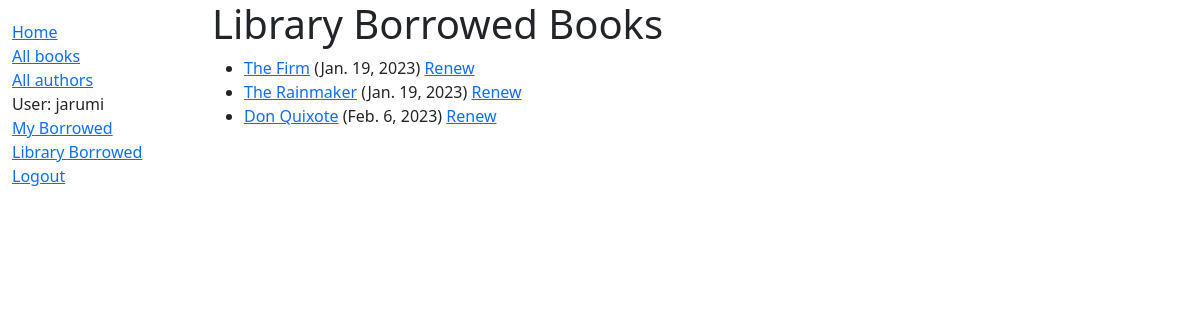
/catalog/borrowedbooks/ (signed in), run on the app's committed database.
### catalog/models.py (models this page shows, shortened)
class BookInstance(models.Model):
    id = models.UUIDField(primary_key=True, default=uuid.uuid4, help_text='Unique ID for this particular book across whole library')
    book = models.ForeignKey('Book', on_delete=models.RESTRICT, null=True)
    imprint = models.CharField(max_length=200)
    due_back = models.DateField(null=True, blank=True)
    borrower = models.ForeignKey(User, on_delete=models.SET_NULL, null=True, blank=True)
    LOAN_STATUS = (
        ('m', 'Maintenance'),
        ('o', 'On loan'),
        ('a', 'Available'),
        ('r', 'Reserved'),
    )
    status = models.CharField(
        max_length=1,
        choices=LOAN_STATUS,
        blank=True,
        default='m',
        help_text='Book availability',
    )
    class Meta:
        ordering = ['due_back']
        permissions = (("can_mark_returned", "Set book as returned"),)
    @property
    def is_overdue(self):
        return bool(self.due_back and date.today() > self.due_back)

class Book(models.Model):
    title = models.CharField(max_length=200)
    author = models.ForeignKey('Author', on_delete=models.SET_NULL, null=True)
    language=models.ForeignKey(Language, on_delete=models.SET_NULL, null=True,help_text='Select a language for this book')
    summary = models.TextField(max_length=1000, help_text='Enter a brief description of the book')
    isbn = models.CharField('ISBN', max_length=13, unique=True,
                             help_text='13 Character <a href="https://www.isbn-international.org/content/what-isbn">ISBN number</a>')
    genre = models.ManyToManyField(Genre, help_text='Select a genre for this book')

### catalog/views.py (the view)
# urls.py: path('borrowedbooks/', views.LoanedBooksListView.as_view(), name='books-borrowed'),
class LoanedBooksListView(LoginRequiredMixin,PermissionRequiredMixin,generic.ListView):
    model = BookInstance
    template_name = 'catalog/borrowedbooks.html'
    paginate_by = 10
    permission_required = 'catalog.can_mark_returned'
    def get_queryset(self):
        return BookInstance.objects.filter(status__exact='o').order_by('due_back')

### catalog/templates/catalog/borrowedbooks.html
{% extends "catalog/layout.html" %}
{% block content %}
    <h1>Library Borrowed Books</h1>
    {% if bookinstance_list %}
    <ul>
      {% for bookinst in bookinstance_list %}
      <li class="{% if bookinst.is_overdue %}text-danger{% endif %}">
        <a href="{% url 'catalog:book-detail' bookinst.book.pk %}">{{ bookinst.book.title }}</a> ({{ bookinst.due_back }})
        <a href="{% url 'catalog:renew-book-librarian' bookinst.id %}">Renew</a>
      </li>
      {% endfor %}
    </ul>
    {% else %}
      <p>There are no books borrowed.</p>
    {% endif %}
{% endblock %}

### catalog/templates/catalog/layout.html (shortened to what this page needs)
<!DOCTYPE html>
<html lang="en">
<head>
  <link href="https://cdn.jsdelivr.net/npm/bootstrap@5.1.3/dist/css/bootstrap.min.css" rel="stylesheet">
  {% load static %}
  <link rel="stylesheet" href="{% static 'css/styles.css' %}">
</head>
<body>
  <div class="container-fluid">
    <div class="row">
      <div class="col-sm-2">
      {% block sidebar %}
        <ul class="sidebar-nav">
          <li><a href="{% url 'catalog:index' %}">Home</a></li>
          <li><a href="{% url 'catalog:books' %}">All books</a></li>
          <li><a href="{% url 'catalog:authors' %}">All authors</a></li>
         {% if user.is_authenticated %}
           <li>User: {{ user.get_username }}</li>
           <li><a href="{% url 'catalog:my-borrowed' %}">My Borrowed</a></li>
           {% if perms.catalog.can_mark_returned %}
           <li><a href="{% url 'catalog:books-borrowed' %}">Library Borrowed</a></li>
           {% endif %}
           <li><a href="{% url 'logout' %}?next={{ request.path }}">Logout</a></li>
         {% else %}
           <li><a href="{% url 'login' %}?next={{ request.path }}">Login</a></li>
         {% endif %}
        </ul>
     {% endblock %}
      </div>
      <div class="col-sm-10 ">{% block content %}{% endblock %}
      </div>
    </div>
  </div>
</body>
</html>

### catalog/static/css/styles.css (style rules this page uses)
.sidebar-nav { margin-top: 20px; padding: 0; list-style: none; }

### data on the page
BookInstance: book "The Firm", due_back "Jan. 19, 2023"
BookInstance: book "The Rainmaker", due_back "Jan. 19, 2023"
BookInstance: book "Don Quixote", due_back "Feb. 6, 2023"

### other printed values
{{ user.get_username }} "jarumi"
